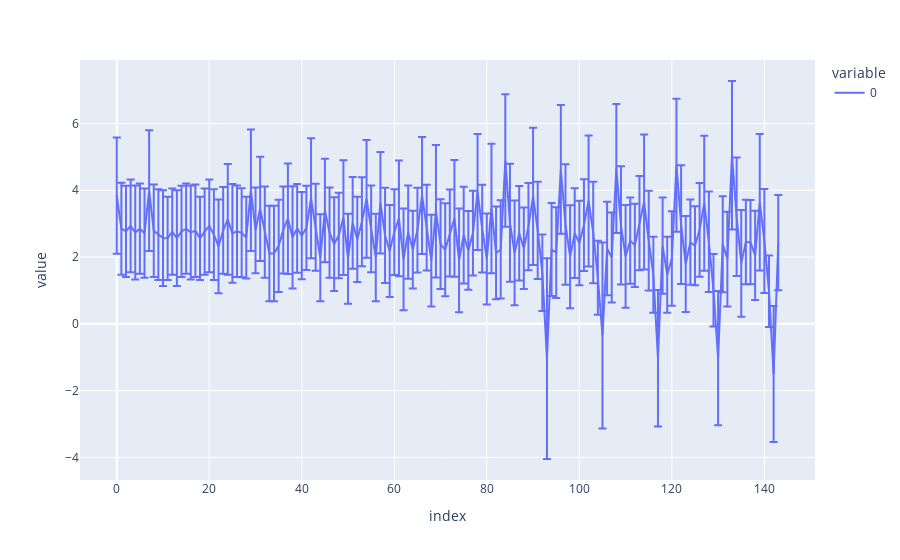

The code cell stored with this chart in its notebook:
### Code cell
px.line(ablated_logit_diffs, error_y=ablated_logit_diffs_std)

### Figure 1 — Plotly figure (JSON) as saved in the notebook; plotly's stock layout.template omitted (floating-point values rounded to 4 significant figures; data arrays with more than 128 entries replaced by an {"elided": "..."} marker saying what was removed)
{"data": [{"error_y": {"array": {"elided": "144 float values"}}, "hovertemplate": "variable=0<br>index=%{x}<br>value=%{y}<extra></extra>", "legendgroup": "0", "line": {"color": "#636efa", "dash": "solid"}, "marker": {"symbol": "circle"}, "mode": "lines", "name": "0", "orientation": "v", "showlegend": true, "type": "scatter", "x": {"elided": "144 int values"}, "xaxis": "x", "y": {"elided": "144 float values"}, "yaxis": "y"}], "layout": {"legend": {"title": {"text": "variable"}, "tracegroupgap": 0}, "margin": {"t": 60}, "xaxis": {"anchor": "y", "domain": [0, 1], "title": {"text": "index"}}, "yaxis": {"anchor": "x", "domain": [0, 1], "title": {"text": "value"}}}}
